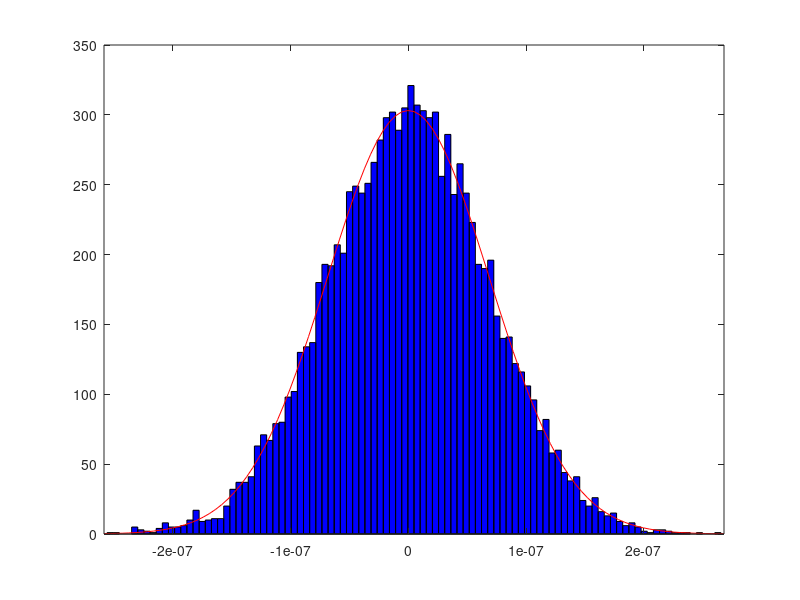

Source code (MATLAB):
clear

% rng default;
% 
% height = normrnd(50,2,30,1);
% 
% [mu,s,muci,sci] = normfit(height)
% 
% 
% p1 = pdf('Normal',-2:2,0,1)
% 
% plot(-2:2, p1);


% pd = makedist('Normal','mu',75,'sigma',10);
% 
% p = [0.1:0.1:0.9];
% pnew = normcdf(norminv(p,0,1),0,1)

rng('default')

x = [normrnd(0,68e-9,[1,10000])];

figure(1);
histfit(x);

[mu, sigma] = normfit(x)
% входдное сигма 0,68e-9,        мат ожидание 0
% выходное сигма 6.7420e-08      мат ожидание 1.1284e-10


